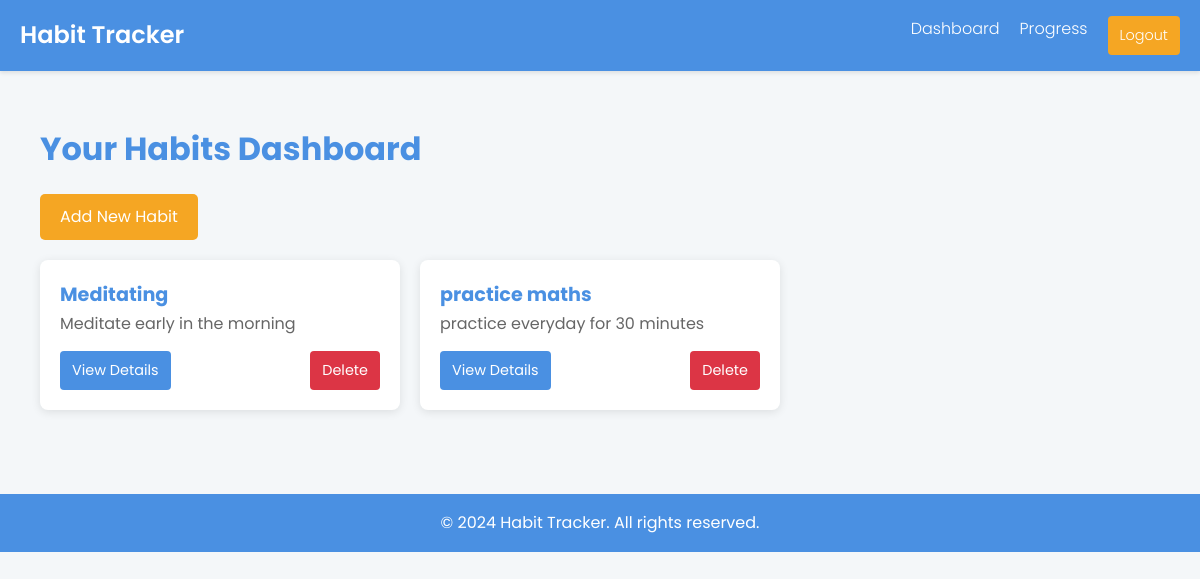
The page /habits/ (signed in) on the database its author committed.
### habits/models.py (models this page shows, shortened)
class Habit(models.Model):
    user = models.ForeignKey(User, on_delete=models.CASCADE)
    name = models.CharField(max_length=100)
    description = models.TextField(blank=True)
    created_at = models.DateTimeField(auto_now_add=True)

### habits/views.py (the view)
# urls.py: path('', views.dashboard, name='dashboard'),
@login_required
def dashboard(request):
    habits = Habit.objects.filter(user=request.user)
    return render(request, 'habits/dashboard.html', {'habits': habits})

### templates/habits/dashboard.html (shortened to what this page needs)
{% extends 'base.html' %}
{% block content %}
<div class="dashboard-container">
    <h1>Your Habits Dashboard</h1>
    <a href="{% url 'create_habit' %}" class="add-habit-button">Add New Habit</a>
    <div class="habits-grid">
        {% for habit in habits %}
            <div class="habit-card">
                <h3>{{ habit.name }}</h3>
                <p>{{ habit.description }}</p>
                <div class="habit-actions">
                    <a href="{% url 'habit_detail' habit.id %}" class="btn btn-primary">View Details</a>
                    <a href="{% url 'delete_habit' habit.id %}" class="btn btn-danger">Delete</a>
                </div>
            </div>
        {% empty %}
            <div class="empty-state">
                <p>You haven't created any habits yet.</p>
                <a href="{% url 'create_habit' %}" class="add-habit-button">Create Your First Habit</a>
            </div>
        {% endfor %}
    </div>
</div>
{% endblock %}

### templates/base.html (style rules this page uses)
:root { --primary-color: #4a90e2; --secondary-color: #f5a623; --background-color: #f4f7f9; --text-color: #333; --light-text-color: #666; --white: #ffffff; --success-color: #28a745; --error-color: #dc3545; }
* { margin: 0; padding: 0; box-sizing: border-box; }
body { font-family: 'Poppins', Arial, sans-serif; line-height: 1.6; color: var(--text-color); background-color: var(--background-color); }
.btn { display: inline-block; padding: 0.5rem 1rem; background-color: var(--secondary-color); color: var(--white); text-decoration: none; border: none; border-radius: 5px; cursor: pointer; transition: background-color 0.3s ease; }

### templates/habits/dashboard.html (style rules this page uses)
.dashboard-container { max-width: 1200px; margin: 0 auto; padding: 20px; }
h1 { margin-bottom: 20px; color: var(--primary-color); }
.add-habit-button { display: inline-block; background-color: var(--secondary-color); color: white; padding: 10px 20px; border-radius: 5px; text-decoration: none; margin-bottom: 20px; transition: background-color 0.3s ease; }
.habits-grid { display: grid; grid-template-columns: repeat(auto-fill, minmax(280px, 1fr)); gap: 20px; }
.habit-card { background-color: white; border-radius: 8px; padding: 20px; box-shadow: 0 2px 10px rgba(0, 0, 0, 0.1); display: flex; flex-direction: column; }
.habit-card h3 { margin-top: 0; color: var(--primary-color); font-size: 1.2rem; }
.habit-card p { flex-grow: 1; margin-bottom: 15px; color: var(--light-text-color); }
.habit-actions { display: flex; justify-content: space-between; margin-top: auto; }
.btn { padding: 8px 12px; border-radius: 4px; text-decoration: none; font-size: 0.9rem; transition: background-color 0.3s ease; }
.btn-primary { background-color: var(--primary-color); color: white; }
.btn-danger { background-color: var(--error-color); color: white; }

### rows shown on the page
Habit: name "Meditating", description "Meditate early in the morning"
Habit: name "practice maths", description "practice everyday for 30 minutes"
